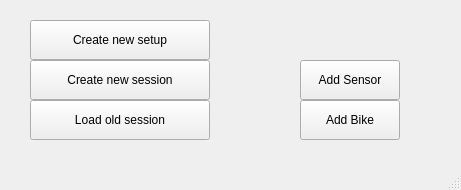
<?xml version="1.0" encoding="UTF-8"?>
<ui version="4.0">
 <class>mainWindow</class>
 <widget class="QMainWindow" name="mainWindow">
  <property name="geometry">
   <rect>
    <x>0</x>
    <y>0</y>
    <width>461</width>
    <height>190</height>
   </rect>
  </property>
  <property name="windowTitle">
   <string>Bahama Mama Telemetry</string>
  </property>
  <widget class="QWidget" name="centralwidget">
   <widget class="QPushButton" name="newSetup_bttn">
    <property name="geometry">
     <rect>
      <x>30</x>
      <y>20</y>
      <width>180</width>
      <height>40</height>
     </rect>
    </property>
    <property name="text">
     <string>Create new setup</string>
    </property>
   </widget>
   <widget class="QPushButton" name="newSession_bttn">
    <property name="geometry">
     <rect>
      <x>30</x>
      <y>60</y>
      <width>180</width>
      <height>40</height>
     </rect>
    </property>
    <property name="text">
     <string>Create new session</string>
    </property>
   </widget>
   <widget class="QPushButton" name="oldSession_bttn">
    <property name="geometry">
     <rect>
      <x>30</x>
      <y>100</y>
      <width>180</width>
      <height>40</height>
     </rect>
    </property>
    <property name="text">
     <string>Load old session</string>
    </property>
   </widget>
   <widget class="QPushButton" name="addBike_bttn">
    <property name="geometry">
     <rect>
      <x>300</x>
      <y>100</y>
      <width>100</width>
      <height>40</height>
     </rect>
    </property>
    <property name="text">
     <string>Add Bike</string>
    </property>
   </widget>
   <widget class="QPushButton" name="addSensor_bttn">
    <property name="geometry">
     <rect>
      <x>300</x>
      <y>60</y>
      <width>100</width>
      <height>40</height>
     </rect>
    </property>
    <property name="text">
     <string>Add Sensor</string>
    </property>
   </widget>
  </widget>
  <widget class="QMenuBar" name="menubar">
   <property name="geometry">
    <rect>
     <x>0</x>
     <y>0</y>
     <width>461</width>
     <height>24</height>
    </rect>
   </property>
  </widget>
  <widget class="QStatusBar" name="statusbar"/>
 </widget>
 <resources/>
 <connections/>
</ui>
